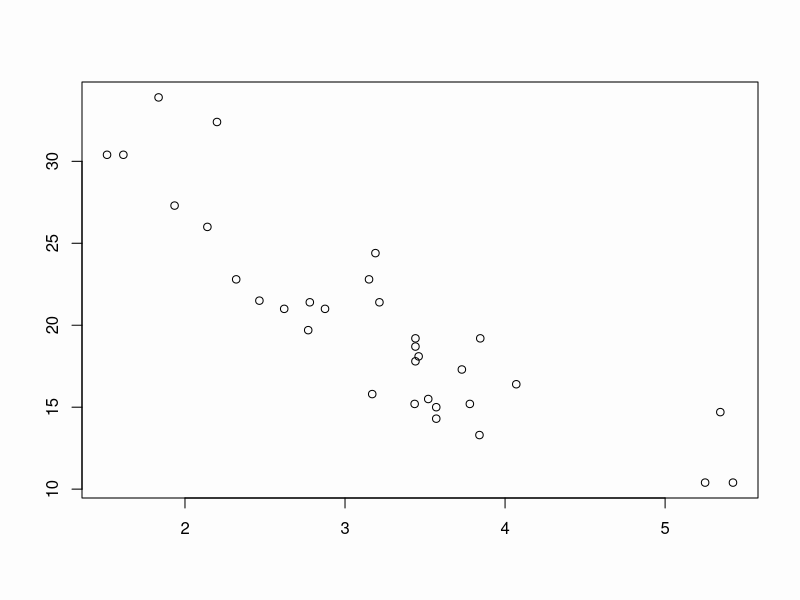
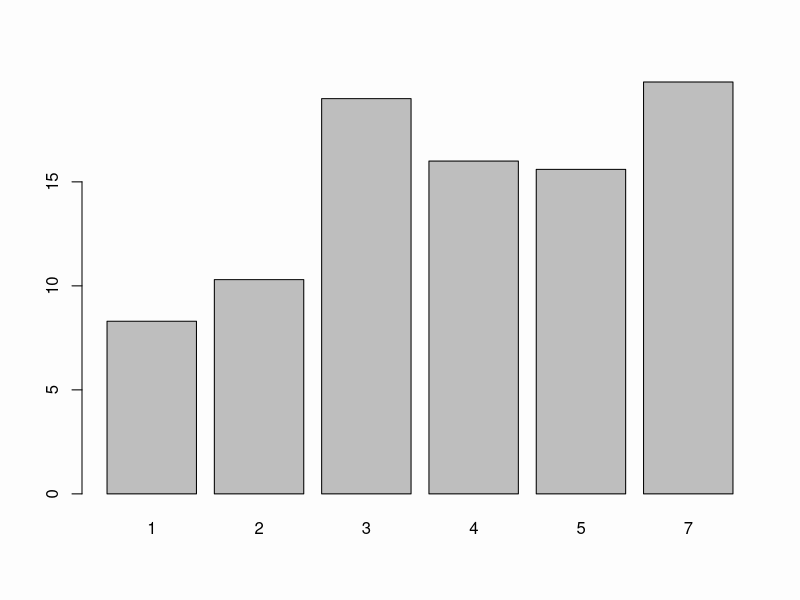
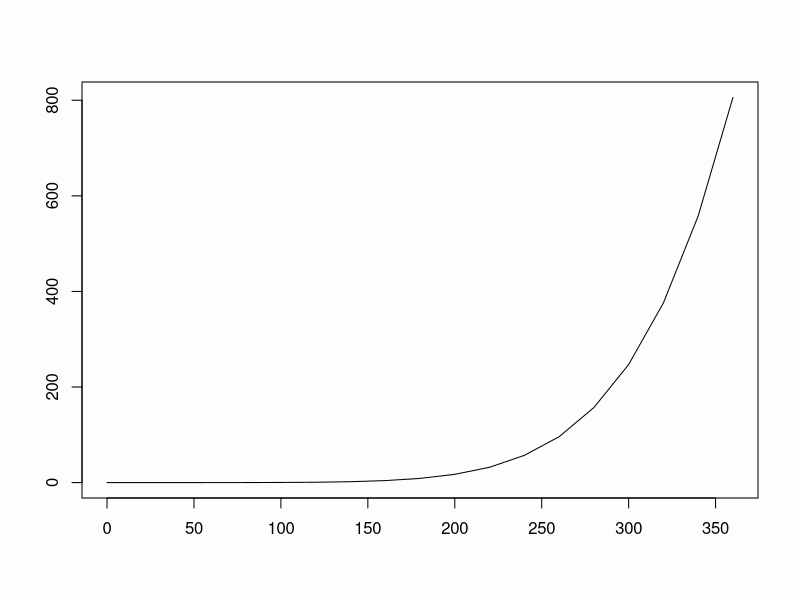
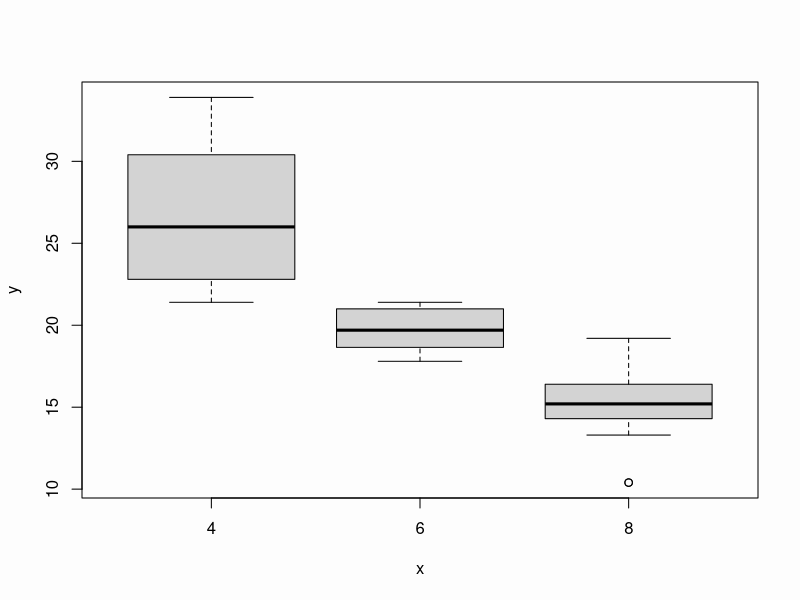
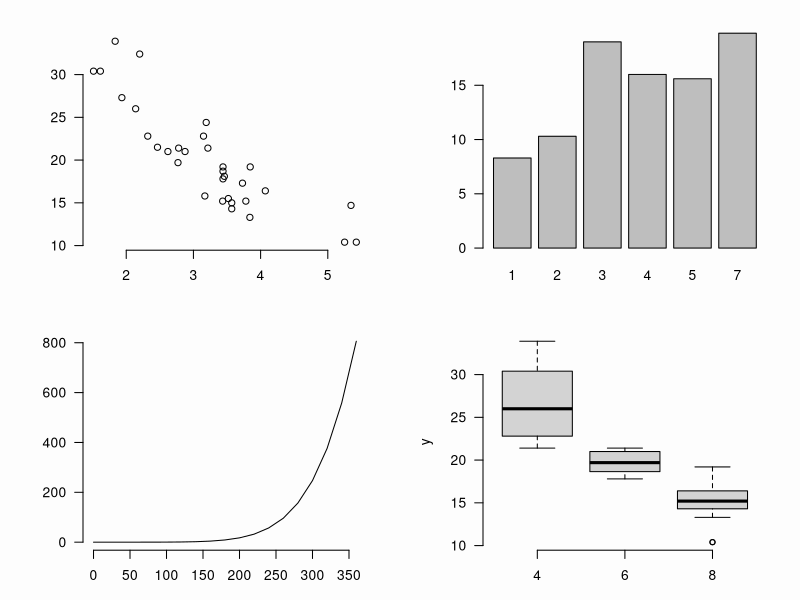

Write the R code that produced these figures, in order.


par(bg = "#fdfdfd")
plot(x = mtcars$wt, y = mtcars$mpg, xlab = NA, ylab = NA)

par(bg = "#fdfdfd")
barplot(height = BOD$demand, names.arg = BOD$Time)

par(bg = "#fdfdfd")
plot(x = pressure$temperature, y = pressure$pressure, type = "l", xlab = NA, ylab = NA)

par(bg = "#fdfdfd")
plot(factor(mtcars$cyl), mtcars$mpg)

par(mfrow=c(2,2), mar=c(3,5,2,2), las=1, bty="n")
par(bg = "#fdfdfd")
plot(x = mtcars$wt, y = mtcars$mpg, xlab = NA, ylab = NA)

par(bg = "#fdfdfd")
barplot(height = BOD$demand, names.arg = BOD$Time)

par(bg = "#fdfdfd")
plot(x = pressure$temperature, y = pressure$pressure, type = "l", xlab = NA, ylab = NA)

par(bg = "#fdfdfd")
plot(factor(mtcars$cyl), mtcars$mpg)

